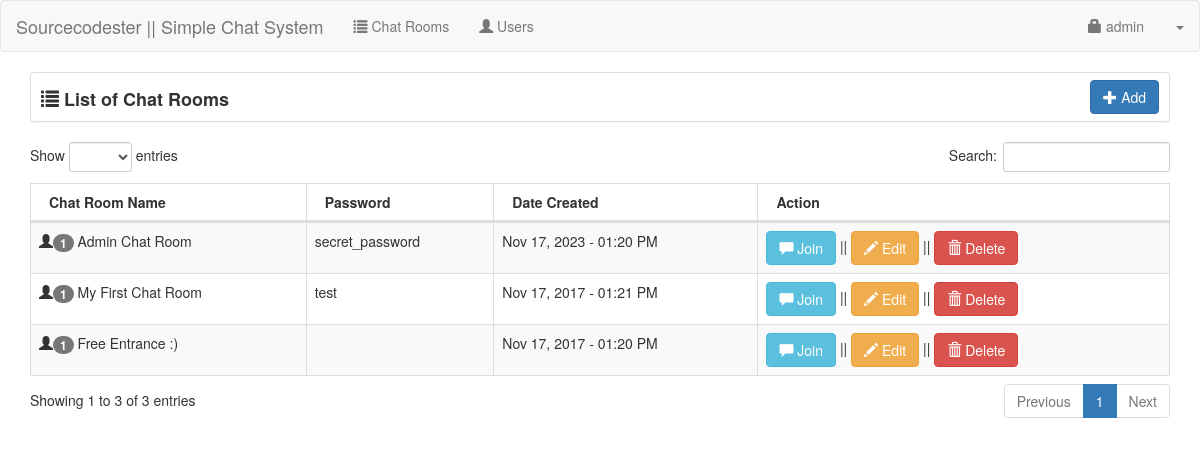
The page /admin/ (signed in) on the database its author committed.
### tables this page shows
CREATE TABLE `user` (
  `userid` int(11) NOT NULL,
  `username` varchar(30) NOT NULL,
  `password` varchar(150) NOT NULL,
  `uname` varchar(60) NOT NULL,
  `photo` varchar(200) NOT NULL,
  `access` int(1) NOT NULL
);

CREATE TABLE `chatroom` (
  `chatroomid` int(11) NOT NULL,
  `chat_name` varchar(60) NOT NULL,
  `date_created` datetime NOT NULL,
  `chat_password` varchar(30) NOT NULL,
  `userid` int(11) NOT NULL
);

### admin/session.php (called while the page is built, shortened)
<?php
	include('../conn.php');
	$sq=mysqli_query($conn,"select * from `user` where userid='".$_SESSION['id']."'");
	$srow=mysqli_fetch_array($sq);
	$user=$srow['username'];
?>

### admin/chatlist.php (the view, shortened to what this page needs)
<div class="col-lg-12">
    <div class="panel panel-default" style="height:50px;">
		<span style="font-size:18px; margin-left:10px; position:relative; top:13px;"><strong><span class="glyphicon glyphicon-list"></span> List of Chat Rooms</strong></span>
		<div class="pull-right" style="margin-right:10px; margin-top:7px;">
			<a href="#add_chatroom" data-toggle="modal" class="btn btn-primary"><span class="glyphicon glyphicon-plus"></span> Add</a>
		</div>
	</div>
	<table width="100%" class="table table-striped table-bordered table-hover" id="chatRoom">
        <thead>
            <tr>
                <th>Chat Room Name</th>
                <th>Password</th>
				<th>Date Created</th>
				<th>Action</th>
			</tr>
		</thead>
		<tbody>
		<?php
			$query=mysqli_query($conn,"select * from chatroom order by date_created desc");
			while($row=mysqli_fetch_array($query)){
				$num=mysqli_query($conn,"select * from chat_member where chatroomid='".$row['chatroomid']."'");
			?>
			<tr>
				<td><span class="glyphicon glyphicon-user"></span><span class="badge"><?php echo mysqli_num_rows($num); ?></span> <?php echo $row['chat_name']; ?></td>
				<td><input type="hidden" id="pass<?php echo $row['chatroomid']; ?>" value="<?php echo $row['chat_password']; ?>"><?php echo $row['chat_password']; ?></td>
				<td><?php echo date('M d, Y - h:i A', strtotime($row['date_created'])); ?></td>
				<td><a href="chatroom.php?id=<?php echo $row['chatroomid']; ?>" class="btn btn-info"><span class="glyphicon glyphicon-comment"></span> Join</a> ||
					<button class="btn btn-warning edit" value="<?php echo $row['chatroomid']; ?>"><span class="glyphicon glyphicon-pencil"></span> Edit</button> ||
					<button class="btn btn-danger delete" value="<?php echo $row['chatroomid']; ?>"><span class="glyphicon glyphicon-trash"></span> Delete</button>
				</td>
			</tr>
			<?php
			}
		?>
        </tbody>
    </table>
</div>

### admin/navbar.php (shortened to what this page needs)
<nav class="navbar navbar-default">
    <div class="container-fluid">
		<div class="navbar-header">
			<a class="navbar-brand" href="https://www.sourcecodester.com/php/11610/simple-chat-system.html">Sourcecodester || Simple Chat System</a>
		</div>
		<ul class="nav navbar-nav">
			<li><a href="index.php"><span class="glyphicon glyphicon-list"></span> Chat Rooms</a></li>
			<li><a href="user.php"><span class="glyphicon glyphicon-user"></span> Users</a></li>
		</ul>
		<ul class="nav navbar-nav navbar-right">
			<li><a href="#account" data-toggle="modal"><span class="glyphicon glyphicon-lock"></span> <?php echo $user; ?></a></li>
			<li class="dropdown">
				<a class="dropdown-toggle" data-toggle="dropdown" href="#"><span class="caret"></span></a>
			</li>
		</ul>
    </div>
</nav>

### rows shown on the page
user: username "admin"
chatroom: mysqli_num_rows($num) "1", chat_name "Admin Chat Room", chat_password "secret_password", date_created "Nov 17, 2023 - 01:20 PM"
chatroom: mysqli_num_rows($num) "1", chat_name "My First Chat Room", chat_password "test", date_created "Nov 17, 2017 - 01:21 PM", $row['chatroomid'] 3 (drawn)
chatroom: mysqli_num_rows($num) "1", chat_name "Free Entrance :)", date_created "Nov 17, 2017 - 01:20 PM", $row['chatroomid'] 2 (drawn)
